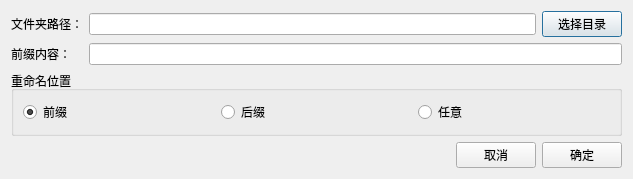
<?xml version="1.0" encoding="UTF-8"?>
<ui version="4.0">
 <class>RenameDialog</class>
 <widget class="QDialog" name="RenameDialog">
  <property name="geometry">
   <rect>
    <x>0</x>
    <y>0</y>
    <width>633</width>
    <height>166</height>
   </rect>
  </property>
  <property name="windowTitle">
   <string>Dialog</string>
  </property>
  <layout class="QVBoxLayout" name="verticalLayout_2">
   <item>
    <layout class="QVBoxLayout" name="verticalLayout">
     <property name="spacing">
      <number>6</number>
     </property>
     <item>
      <layout class="QHBoxLayout" name="horizontalLayout_2">
       <item>
        <widget class="QLabel" name="label">
         <property name="text">
          <string>文件夹路径：</string>
         </property>
        </widget>
       </item>
       <item>
        <widget class="QLineEdit" name="dirInput">
         <property name="placeholderText">
          <string/>
         </property>
        </widget>
       </item>
       <item>
        <widget class="QPushButton" name="pushButton">
         <property name="text">
          <string>选择目录</string>
         </property>
        </widget>
       </item>
      </layout>
     </item>
     <item>
      <layout class="QHBoxLayout" name="horizontalLayout_3">
       <property name="spacing">
        <number>18</number>
       </property>
       <item>
        <widget class="QLabel" name="label_2">
         <property name="text">
          <string>前缀内容：</string>
         </property>
        </widget>
       </item>
       <item>
        <widget class="QLineEdit" name="contentInput"/>
       </item>
      </layout>
     </item>
    </layout>
   </item>
   <item>
    <layout class="QHBoxLayout" name="horizontalLayout_4">
     <property name="spacing">
      <number>19</number>
     </property>
     <item>
      <widget class="QGroupBox" name="groupBox">
       <property name="title">
        <string>重命名位置</string>
       </property>
       <layout class="QHBoxLayout" name="groupBoxLayout">
        <item>
         <widget class="QRadioButton" name="prefixRadioButton">
          <property name="text">
           <string>前缀</string>
          </property>
          <property name="checked">
           <bool>true</bool>
          </property>
         </widget>
        </item>
        <item>
         <widget class="QRadioButton" name="suffixRadioButton">
          <property name="text">
           <string>后缀</string>
          </property>
         </widget>
        </item>
        <item>
         <widget class="QRadioButton" name="arbitraryRadioButton">
          <property name="text">
           <string>任意</string>
          </property>
         </widget>
        </item>
       </layout>
      </widget>
     </item>
    </layout>
   </item>
   <item>
    <spacer name="verticalSpacer">
     <property name="orientation">
      <enum>Qt::Vertical</enum>
     </property>
     <property name="sizeHint" stdset="0">
      <size>
       <width>20</width>
       <height>40</height>
      </size>
     </property>
    </spacer>
   </item>
   <item>
    <layout class="QHBoxLayout" name="horizontalLayout">
     <item>
      <spacer name="horizontalSpacer">
       <property name="orientation">
        <enum>Qt::Horizontal</enum>
       </property>
       <property name="sizeHint" stdset="0">
        <size>
         <width>40</width>
         <height>20</height>
        </size>
       </property>
      </spacer>
     </item>
     <item>
      <widget class="QPushButton" name="cancelBtn">
       <property name="text">
        <string>取消</string>
       </property>
      </widget>
     </item>
     <item>
      <widget class="QPushButton" name="confirmBtn">
       <property name="text">
        <string>确定</string>
       </property>
      </widget>
     </item>
    </layout>
   </item>
  </layout>
 </widget>
 <resources/>
 <connections/>
</ui>
